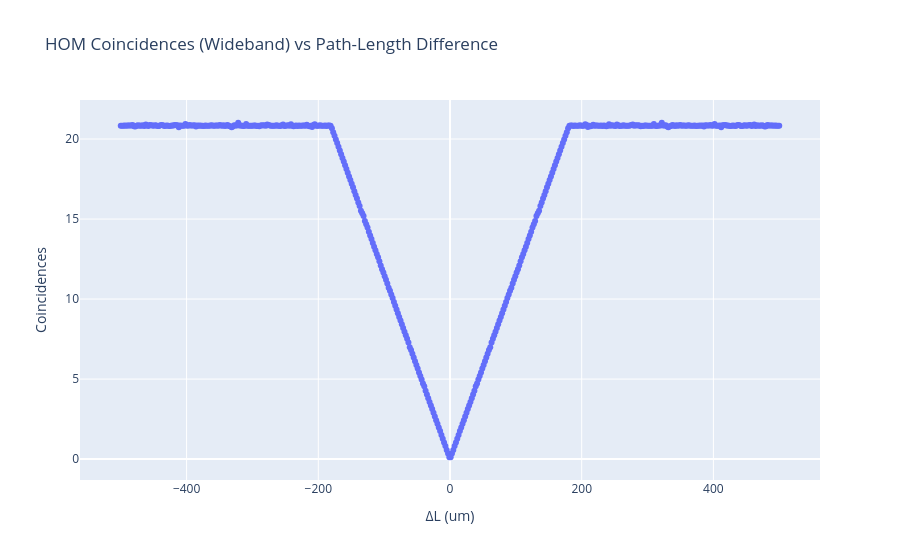

Notebook code for this chart:
### Code cell
GVM = 192*1e-3 #ps/mm
L = 1 #mm
c_nm_ps = 299792.458          # nm/ps
c_um_ps = c_nm_ps / 1000.0 

def wideband(Omega, deltaL):
    return np.sinc(GVM*L*Omega/2)**2 * 4* np.sin(deltaL*Omega/(2*c_um_ps))**2
deltaLs = np.linspace(-500,500,500)
HOMwb = []

#coincidences for wideband case
for deltaL in deltaLs:
    result = sp.integrate.quad(lambda Omega: wideband(Omega, deltaL), -np.inf, np.inf)
    HOMwb.append(result[0])

fig = go.Figure(
    data=go.Scatter(x=deltaLs, y=HOMwb, mode="lines+markers", name="Wideband")
)
fig.update_layout(
    title="HOM Coincidences (Wideband) vs Path-Length Difference",
    xaxis_title="ΔL (um)",
    yaxis_title="Coincidences",
)
fig.show()

### Figure 1 — Plotly figure (JSON) as saved in the notebook; plotly's stock layout.template omitted (floating-point values rounded to 4 significant figures; data arrays with more than 128 entries replaced by an {"elided": "..."} marker saying what was removed)
{"data": [{"mode": "lines+markers", "name": "Wideband", "type": "scatter", "x": {"elided": "500 float values"}, "y": {"elided": "500 float values"}}], "layout": {"title": {"text": "HOM Coincidences (Wideband) vs Path-Length Difference"}, "xaxis": {"title": {"text": "ΔL (um)"}}, "yaxis": {"title": {"text": "Coincidences"}}}}
